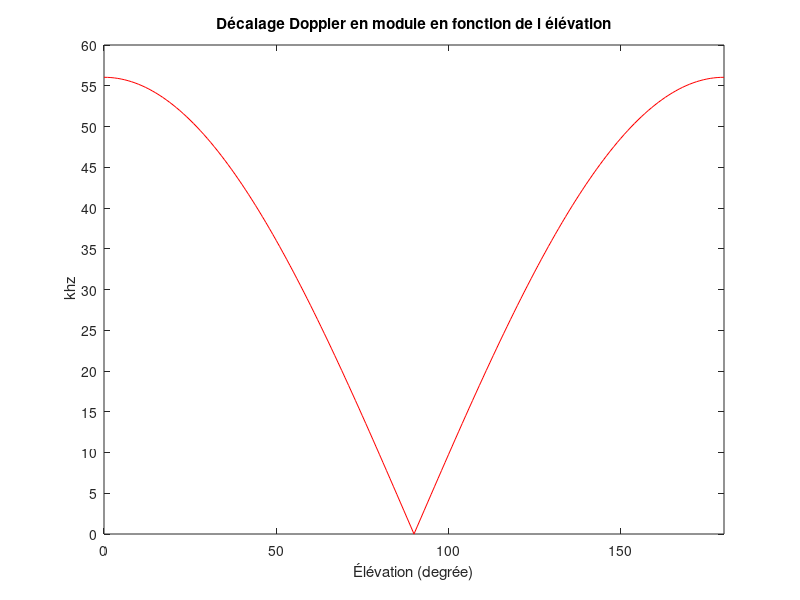
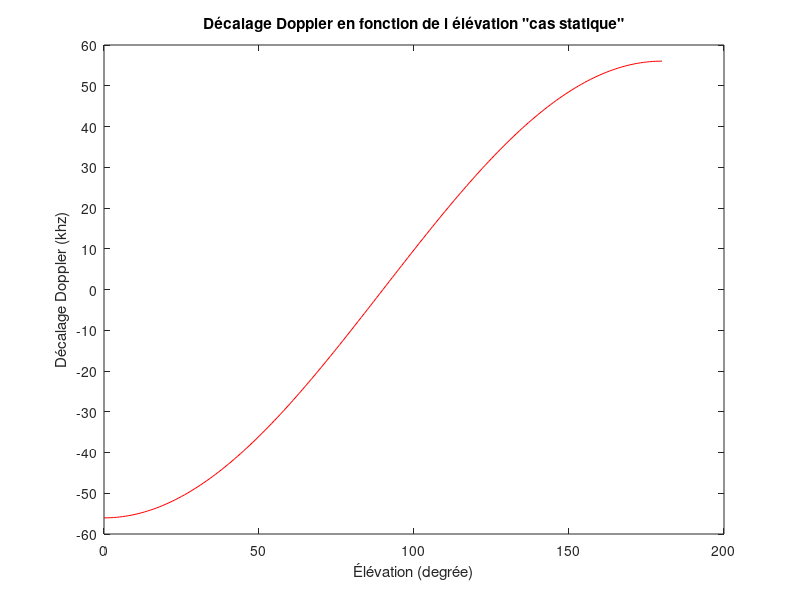
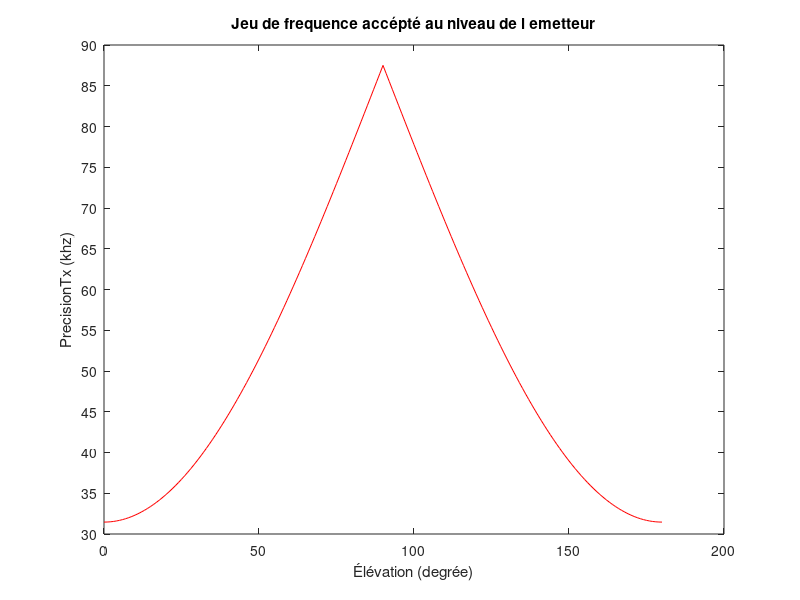

Source code (MATLAB) for these figures, in order:
clc;
clear ;
close all;

%% Paramètres

fT=2.4e9;                                                                   % frequence de la porteuse
Vs=7;                                                                       % Vitesse du sattelite en Km/s par rapport à la surface de la terre
c=299792.458;                                                               % Vitesse du la lumière en Km/s 
elevation=0:1:180;                                                          % Les angles de l'élévation en degré
DecalageMAX=175e3;                                                          % decalage maximum toléré

%% estimation cas statique

fR=fT*(1-Vs*cosd(elevation)/c);                                             % Frequence reçue
EffetDoppler=fR-fT;
PrecisionTx=(DecalageMAX)/2-abs(EffetDoppler);

%% figures
figure,
plot(elevation,abs(EffetDoppler)/1000,"r");
xlabel('Élévation (degrée)')
ylabel(' khz')
xlim([0 180])
yticks(0:5:60)
title('Décalage Doppler en module en fonction de l élévation');
figure,
plot(elevation,EffetDoppler/1000,"r");
xlabel('Élévation (degrée)')
ylabel('Décalage Doppler (khz)')
yticks(-60:10:60)
title('Décalage Doppler en fonction de l élévation "cas statique"');
figure,
plot(elevation,PrecisionTx/1000,"r");
xlabel('Élévation (degrée)')
ylabel('PrecisionTx (khz)')
title('Jeu de frequence accépté au niveau de l emetteur');
yticks(30:5:90)